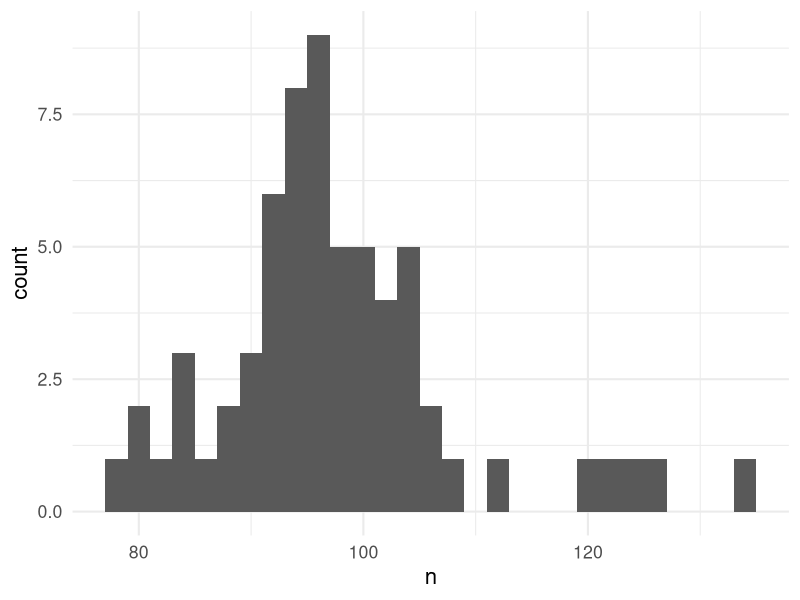
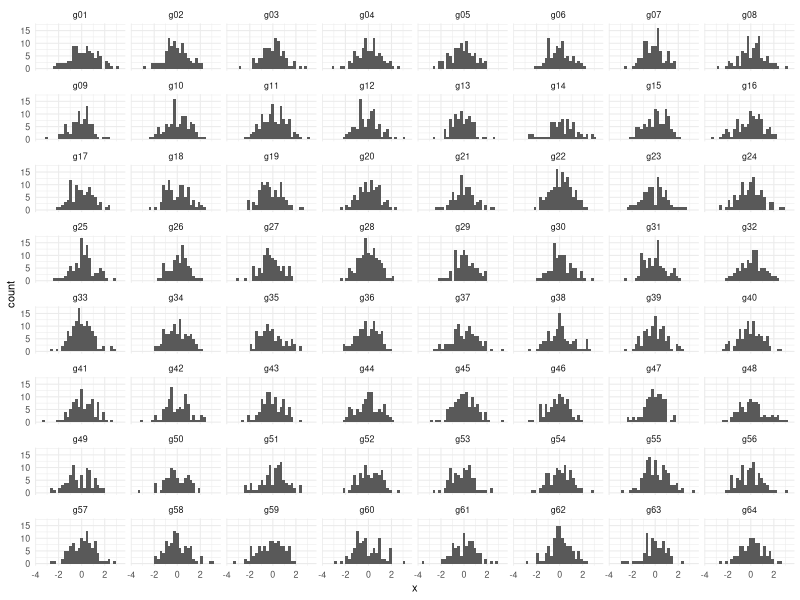
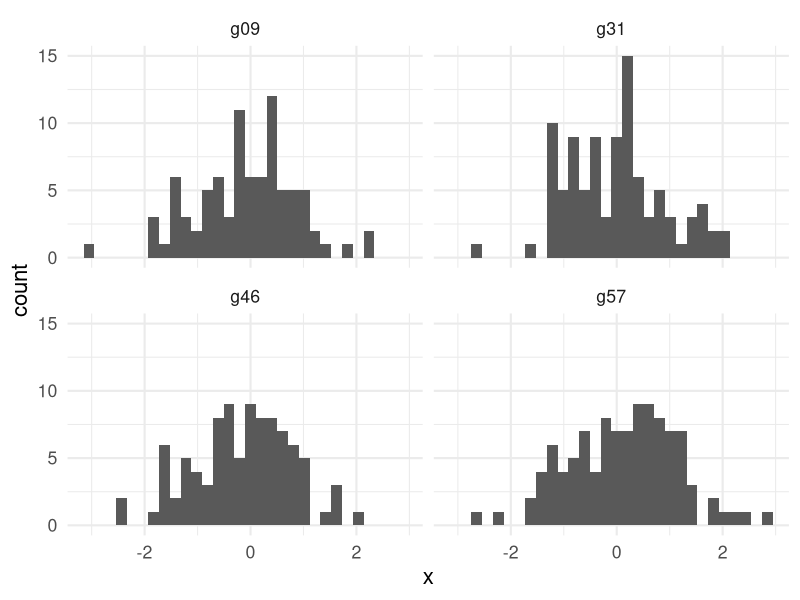
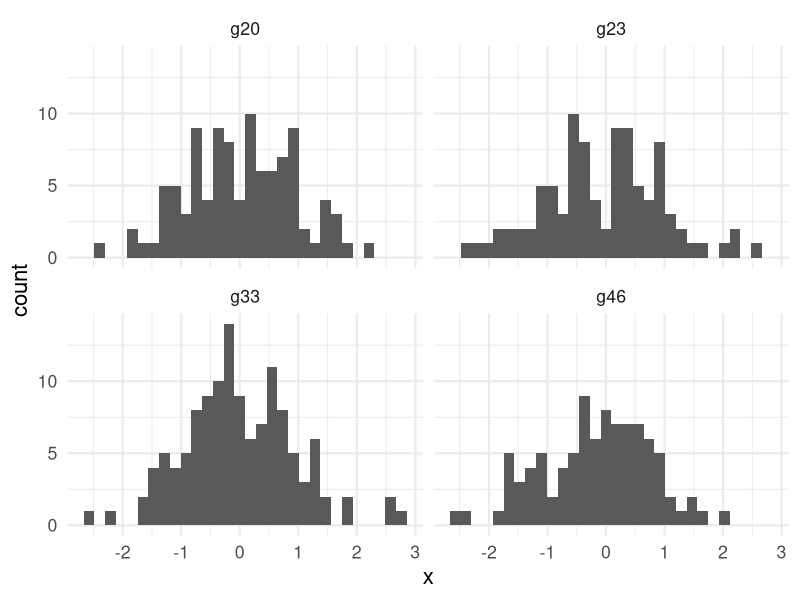
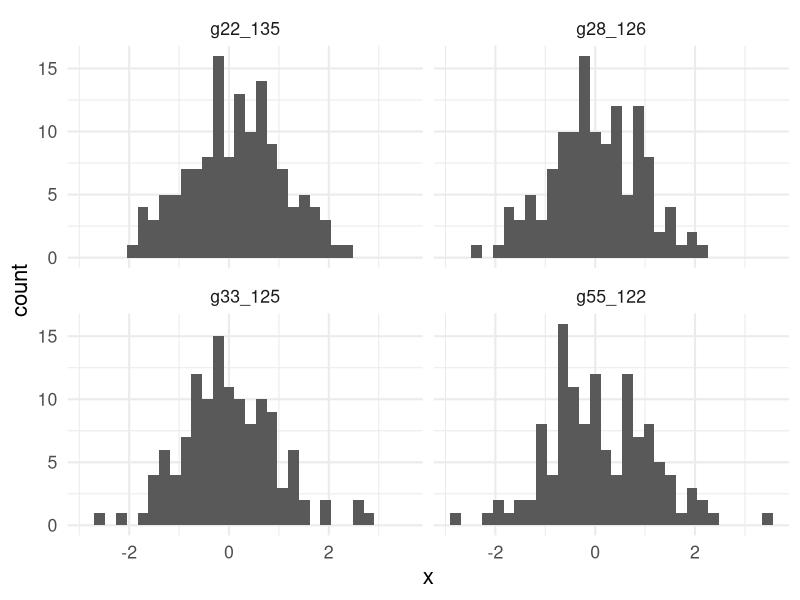
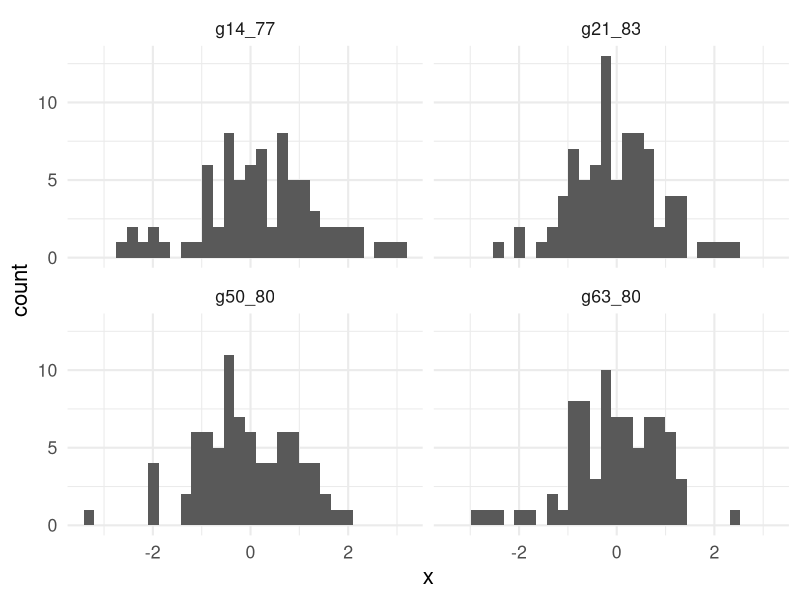
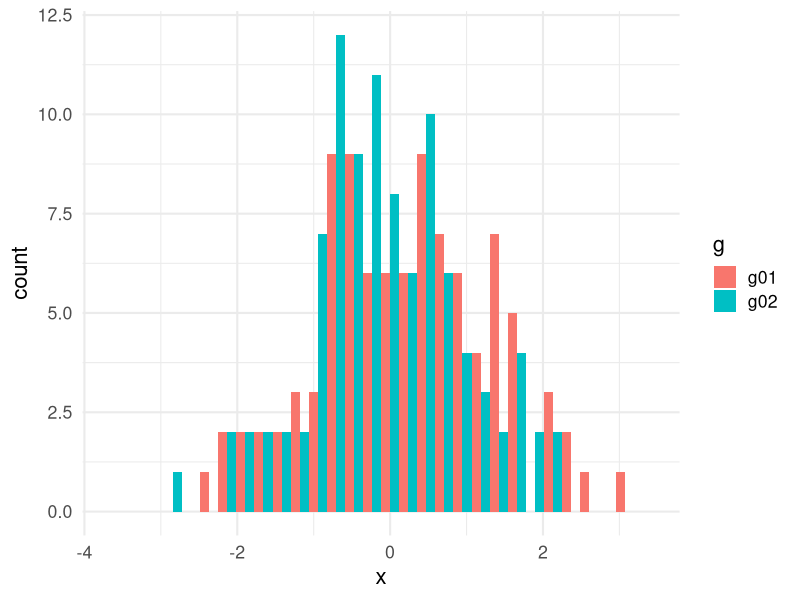
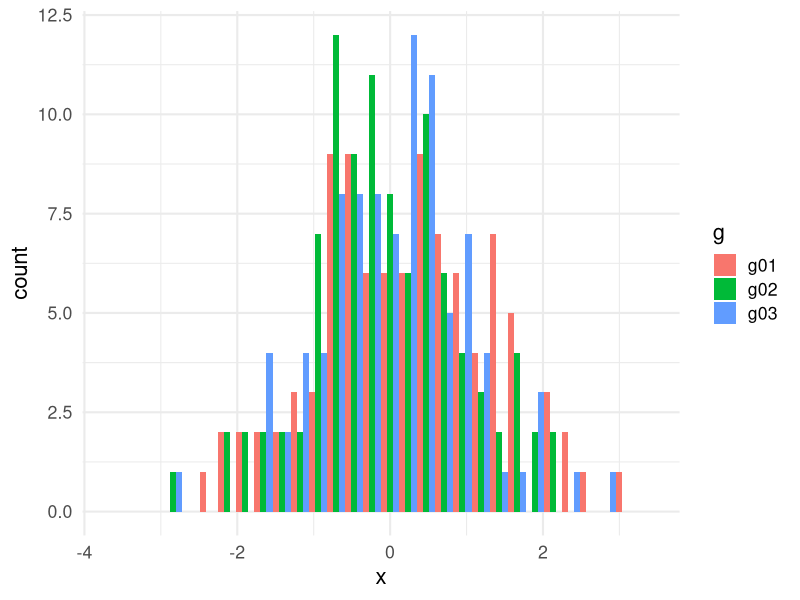

Source code (R) for these figures, in order:
## ---- chunk 1
knitr::opts_chunk$set(
  fig.height = 8,
  fig.width = 8,
  fig.units = "in"
  )
## ---- chunk 2
library(ggplot2)
library(dplyr)
# set the global theme
ggplot2::theme_set(theme_minimal(base_size = 16))
## ---- chunk 3
set.seed(101)
npts_mean = 100 # mean of the Poission distribution
ngroups = 64

df1 = dplyr::bind_rows(
  lapply(1:ngroups, function(i) {
    nsize = rpois(1, npts_mean)
    data.frame(x=rnorm(nsize), g=sprintf("g%02d", i), stringsAsFactors = FALSE)
  })
)

df1$g = factor(df1$g)
## ---- chunk 4
df1 %>% 
  group_by(g) %>% 
  summarise(n=n()) %>%
  ungroup() %>% 
  ggplot(aes(x=n)) + 
  geom_histogram()
## ---- chunk 5
df1 %>% 
  ggplot(aes(x)) + 
  geom_histogram() + 
  facet_wrap(~g) + theme_minimal(base_size = 8)
## ---- chunk 6
facet_wrap_limit_1 = function(df1, rseed = 101, nrandom = 4) {
  set.seed(rseed)
  all_groups = unique(as.character(df1$g))
  subset_groups = sample(all_groups, min(nrandom, length(all_groups)))
  
  df1 %>% 
    filter(g %in% subset_groups) %>%
    ggplot(aes(x=x)) + geom_histogram() + 
    facet_wrap(~g)
}
## ---- chunk 7
p = facet_wrap_limit_1(df1, rseed = 101, nrandom = 4)
print(p)
## ---- chunk 8
p = facet_wrap_limit_1(df1, rseed = 102, nrandom = 4)
print(p)
## ---- chunk 9
facet_wrap_limit_2 = function(df1, nrandom = 4, asc = FALSE) {
  all_groups = unique(as.character(df1$g))
      
  # compute and append rank of nsize 
  ranked_data = df1 %>% 
    group_by(g) %>% 
    summarise(nsize=n()) %>% 
    mutate(r=rank(nsize, ties.method = 'first')) %>% 
    ungroup() %>% 
    inner_join(df1, by="g") %>% 
    mutate(g = paste(g, nsize, sep="_"))
  
  # grab the first nrandom
  if (asc) {
    plot_df = ranked_data %>% 
      filter(r <= nrandom)
  } else {
    plot_df = ranked_data %>% 
      filter(r >= (length(all_groups) - nrandom + 1))
  }
  
  plot_df %>% 
    ggplot(aes(x=x)) + geom_histogram() +
    facet_wrap(~g)
}
## ---- chunk 10
p = facet_wrap_limit_2(df1, nrandom = 4, asc=FALSE)
print(p)
## ---- chunk 11
p = facet_wrap_limit_2(df1, nrandom = 4, asc=TRUE)
print(p)
## ---- chunk 12
print(args(geom_histogram))
print(body(geom_histogram))
## ---- chunk 13
StatBinFilter <- ggproto("StatBinFilter", StatBin, 
  
  setup_data = function(data, params) {
    all_groups = as.vector(unique(data$group))
    nfilter = min(params$nfilter, length(all_groups))
    
    idx = which(data$group %in% all_groups[1:nfilter])
    data[idx,]
  },

  extra_params = c("na.rm", "nfilter")
    
)

stat_bin_filter <- 
  function (mapping = NULL, data = NULL, geom = "bar", position = "stack", 
            ..., binwidth = NULL, bins = NULL, center = NULL, boundary = NULL, 
            breaks = NULL, closed = c("right", "left"), pad = FALSE, 
            na.rm = FALSE, nfilter=NULL, show.legend = NA, inherit.aes = TRUE) {
    layer(data = data, mapping = mapping, stat = StatBinFilter, geom = geom, 
          position = position, show.legend = show.legend, inherit.aes = inherit.aes, 
          params = list(binwidth = binwidth, bins = bins, center = center, 
                        boundary = boundary, breaks = breaks, closed = closed, 
                        pad = pad, na.rm = na.rm, nfilter = nfilter, ...))
  }

## ---- chunk 14
df1 %>% 
  ggplot(aes(x=x)) + 
  stat_bin_filter(aes(group=g, fill=g), 
                  position='dodge', nfilter = 2)
## ---- chunk 15
df1 %>% 
  ggplot(aes(x=x)) + 
  stat_bin_filter(aes(group=g, fill=g), 
                  position='dodge', nfilter = 3)
## ---- chunk 16
df1 %>% 
  ggplot(aes(x=x)) + 
  stat_bin_filter(aes(group=g, fill=g), 
                  nfilter = 2) + 
  facet_wrap(~g) + 
  theme_minimal(base_size = 8)

